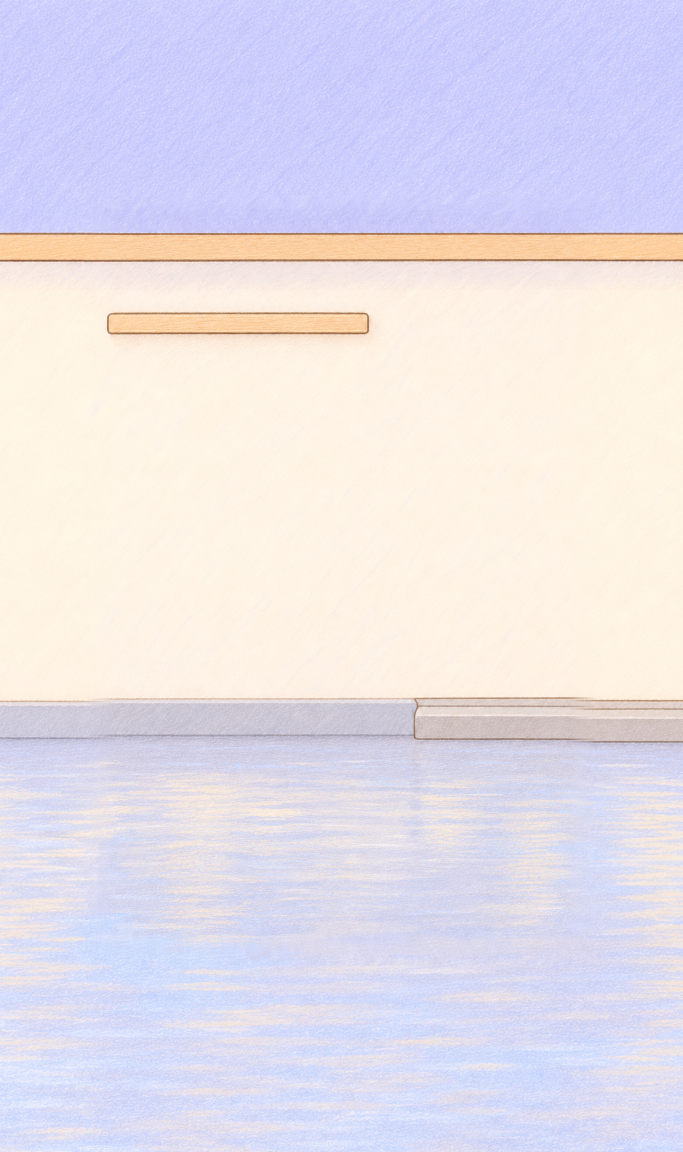
#> input picture art/out/level7/l7_bg_house_front.png, 1366 x 2304 px, given in place of l7_window_inside.png, which was not available (shown at 1/2 size)
$ python l7_window_mask.py
#> lines starting #> are read from the running program, lines starting #| are printed output that depends on the picture; after the words box and inside, x2 and y2 are one past the last pixel; in counts of white or black regions, pixels touching at a corner belong together
"""G7-29: cắt lớp phòng trong l7_window_inside theo lòng khung cửa sổ (hình chữ nhật bao các lỗ trong l7_window_closed
và l7_window_open), nới 8px cho mép giấu dưới thanh gỗ. Cùng khung, cùng neo, không đổi màu.
Bản gốc: art/ref/backup/l7_g729/l7_window_inside.png."""
import numpy as np
from PIL import Image, ImageDraw, ImageFilter

R = "D:/WebGames/Cat3D/"
SRC = R + "art/ref/backup/l7_g729/l7_window_inside.png"
PAD = 8
inside = np.array(Image.open(SRC).convert("RGBA"))


def hole_box(key):
#> called with key = 'l7_window_closed'
    a = Image.open(R + f"art/out/level7/{key}.png").convert("RGBA").split()[3].point(lambda v: 255 if v >= 128 else 0)
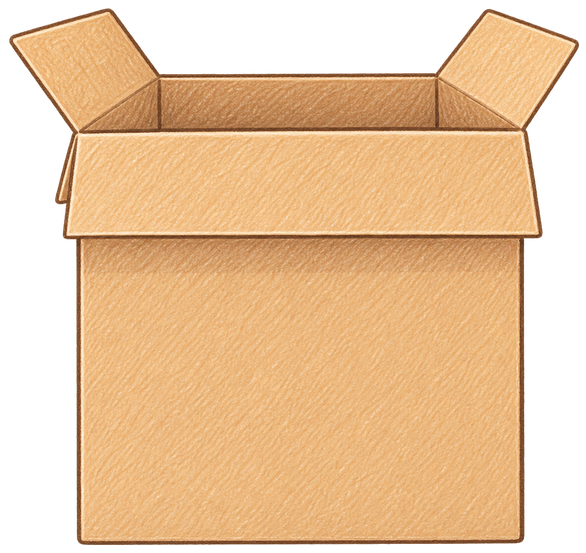
#> input picture art/out/level7/l7_box_carton_open.png, 586 x 553 px, given in place of l7_window_closed.png, which was not available
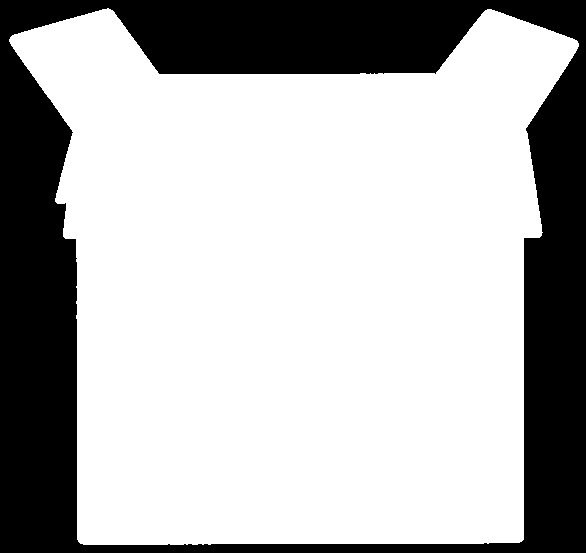
#> a: PIL image 586x553 L; 70.4% white; 1 black region, box (x1, y1, x2, y2) and area: (0, 0, 586, 553) 95905
    a = a.filter(ImageFilter.MaxFilter(5))              # nối khe nhỏ của nét khung
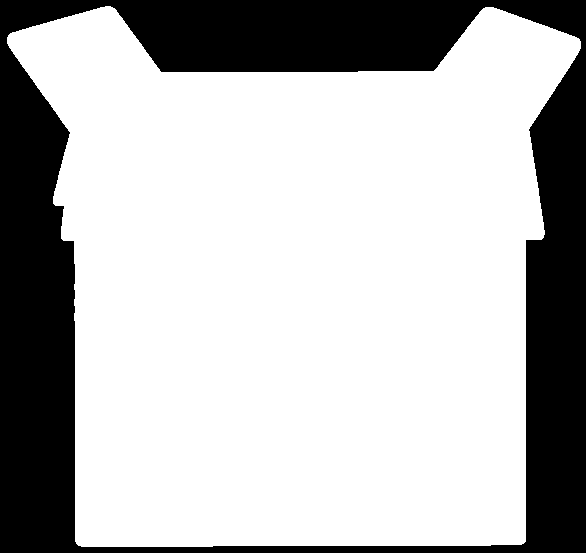
#> a: PIL image 586x553 L; 71.9% white; 1 black region, box (x1, y1, x2, y2) and area: (0, 0, 586, 553) 91008
    m = Image.new("L", (a.width + 2, a.height + 2), 0)
#> m: PIL image 588x555 L; every value is 0
    m.paste(a, (1, 1))
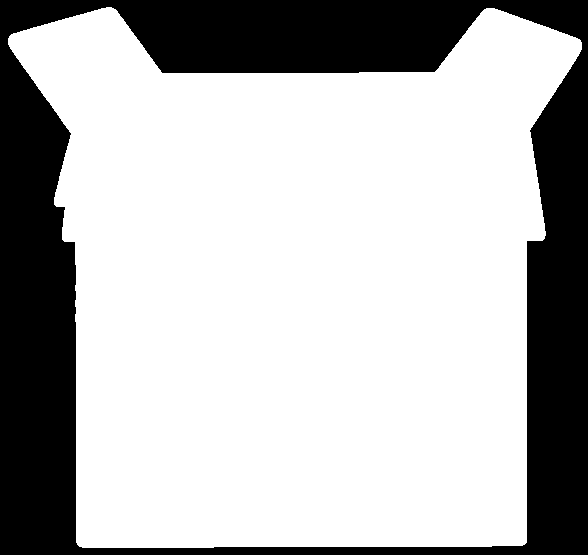
#> m: PIL image 588x555 L; 71.4% white; 1 black region, box (x1, y1, x2, y2) and area: (0, 0, 588, 555) 93290
    ImageDraw.floodfill(m, (0, 0), 128)                  # 128 = ngoài khung
    h = np.array(m)[1:-1, 1:-1] == 0                     # lỗ: trong suốt, không thông ra ngoài
#> h: shape (553, 586) bool; every value is 0
    ys, xs = np.where(h)
#> ys = empty array; xs = empty array
#> (the run stopped early here; a loop or call above may not have finished)
